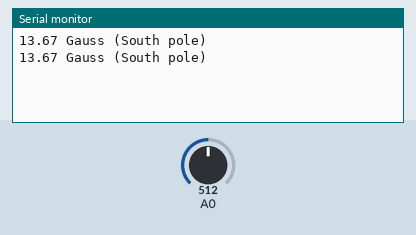
The sketch below on a simulated Arduino Uno, built with avr-gcc and run on an emulated ATmega328P. Parts: the last lines printed to the serial monitor. The test bench sets the inputs (shaded band); at power-on: A0 = 512.

Above: at 1.8 s.
1.9 s: A0 set to 306
At 2.8 s:
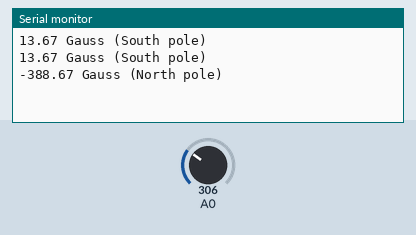
4.5 s: A0 set to 122
At 5.8 s:
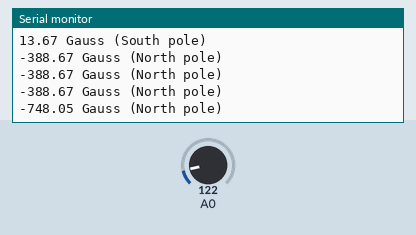

Measured:
- after the input at 1.9 s, the serial monitor: prints a new line after 0.10 s (image 1)
- after the input at 4.5 s, the serial monitor: prints a new line after 0.50 s (image 2)

The sketch:

sketch_jun19b.ino
```cpp
#define NOFIELD 505L    // Analog output with no applied field, calibrate this

// Uncomment one of the lines below according to device in use A1301 or A1302
// This is used to convert the analog voltage reading to milliGauss
// For A1301: 2.5mV = 1Gauss, and 1024 analog steps = 5V, so 1 step = 1953mG
// For A1302: 1.3mV = 1Gauss, and 1024 analog steps = 5V, so 1 step = 3756mG

#define TOMILLIGAUSS 1.953125
// #define TOMILLIGAUSS 3.756010

void setup()
{
  Serial.begin(115200);
}

void loop()
{
  float gauss = (analogRead(0) - NOFIELD) * TOMILLIGAUSS;

  Serial.print(gauss, 2);
  Serial.print(" Gauss ");

  if (gauss > 0)     Serial.println("(South pole)");
  else if(gauss < 0) Serial.println("(North pole)");
  else               Serial.println();

  delay(1000);
}
```
